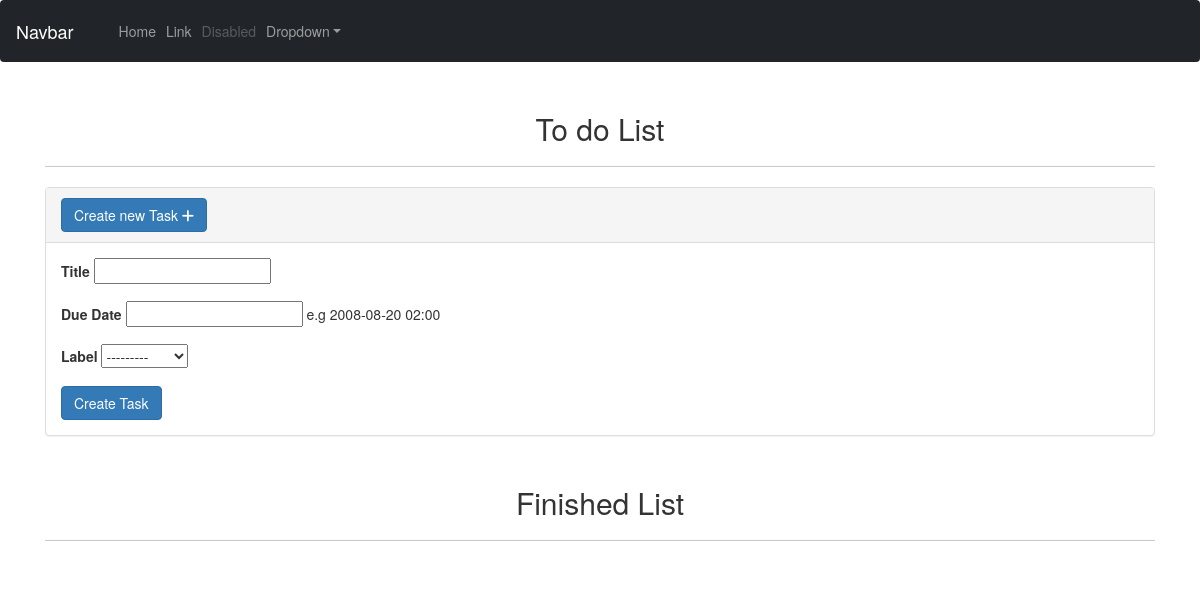
Before: / with the older database file.
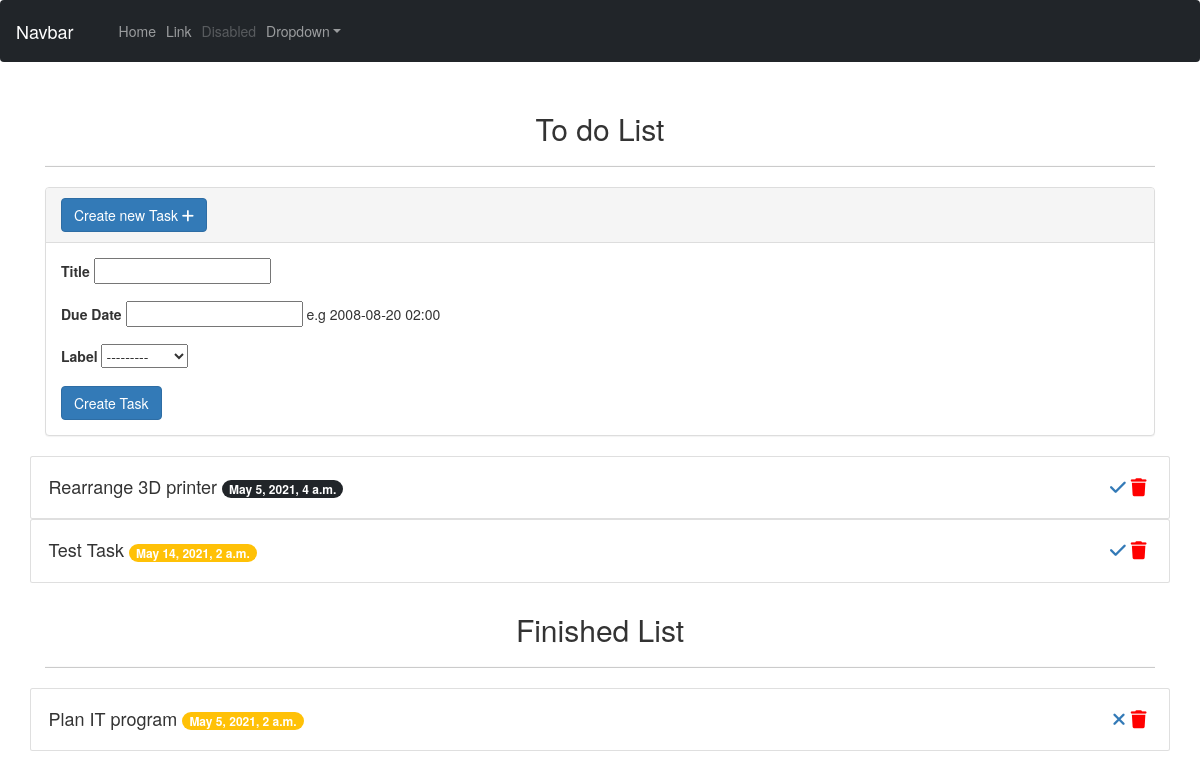
After: the same page with the newer database file.
### notes/models.py (models this page shows, shortened)
class Note(models.Model):
    LABEL_CHOICES = (
        ('P', 'primary'),
        ('SE', 'secondary'),
        ('S', 'success'),
        ('D', 'danger'),
        ('W', 'warning'),
        ('I', 'info'),
        ('L', 'light'),
        ('D', 'dark'),
    )
    title = models.CharField(max_length=100)
    due_date =  models.DateTimeField()
    label = models.CharField(choices=LABEL_CHOICES, max_length=2)
    finished = models.BooleanField(default=False)
    def get_finish_url(self):
        return reverse('finish-note-item',kwargs={'id':self.id})
    def get_delete_url(self):
        return reverse('delete-note-item',kwargs={'id':self.id})
    def get_recover_url(self):
        return reverse('recover-note-item',kwargs={'id':self.id})

### notes/views.py (the view)
# urls.py: path('',note_list_view, name = 'note-list' ),
def note_list_view(request):
    form = NoteModelForm()
    if request.method == 'POST':
        form = NoteModelForm(request.POST)
        if form.is_valid():
            form.save()
            return redirect('note-list')
    to_do_list = Note.objects.filter(finished=False)
    finished_list = Note.objects.filter(finished=True)
    context = {
        'to_do_list' : to_do_list ,
        'finished_list': finished_list,
        'form': form,
        }
    return render(request, 'note_list.html', context)

### notes/forms.py
class NoteModelForm(forms.ModelForm):
    class Meta:
        model = Note
        fields = ('title','due_date', 'label')

### notes/templates/note_list.html (shortened to what this page needs)
{% extends 'base.html' %}
{% block content %}
    <div class="text-center mt-5">
        <h2>To do List </h2>
    </div>
    <hr>
    <div class="panel-group" id="accordion">
        <div class="panel panel-default">
            <div class="panel-heading">
                <h4 class="panel-title">
                    <a data-toggle="collapse" data-parent="#accordion" href="#collapseOne" aria-expanded="false" class="btn btn-primary" style="color: white;">
                        Create new Task <i class="fas fa-plus"></i>
                    </a>
                </h4>
            </div>
            <div id="collapseOne" class="panel-collapse collapse in">
                <div class="panel-body">
                    <form method='POST'>
                        <div class="form-group">
                            <label for="id_title">Title</label>
                            {{ form.title }}
                        </div>
                        <div class="form-group">
                            <label for="id_due_date">Due Date</label>
                            {{ form.due_date }} <span>e.g 2008-08-20 02:00</span>
                        </div>
                        <div class="form-group">
                            <label for="id_label">Label</label>
                            {{ form.label }}
                        </div>
                        <button type="submit" class="btn btn-primary">Create Task</button>
                      </form>
                </div>
            </div>
        </div>
    </div>
    <div class="row">
        {% for note in to_do_list %}
            {% include 'note_snippet.html'  with note_snippet_var=note type="DELETE" %}
        {% endfor %}
    </div>
    <div class="text-center mt-5">
        <h2>Finished List </h2>
    </div>
    <hr>
    <div class="row">
        {% for note in finished_list %}
        {% include 'note_snippet.html'  with note_snippet_var=note type="ADD" %}
        {% endfor %}
    </div>
    {% endblock content %}

### notes/templates/base.html (shortened to what this page needs)
<!doctype html>
<html lang="en">
  <head>
    <link href="https://cdn.jsdelivr.net/npm/bootstrap@5.0.0-beta3/dist/css/bootstrap.min.css" rel="stylesheet">
    <link rel="stylesheet" href="http://netdna.bootstrapcdn.com/bootstrap/3.1.1/css/bootstrap.min.css">
  </head>
  <body>
    <nav class="navbar navbar-expand-md navbar-dark bg-dark">
      <a class="navbar-brand" href="#">Navbar</a>
      <div class="collapse navbar-collapse" id="navbarsExampleDefault">
        <ul class="navbar-nav mr-auto">
          <li class="nav-item active">
            <a class="nav-link" href="#">Home <span class="sr-only">(current)</span></a>
          </li>
          <li class="nav-item">
            <a class="nav-link" href="#">Link</a>
          </li>
          <li class="nav-item">
            <a class="nav-link disabled" href="#">Disabled</a>
          </li>
          <li class="nav-item dropdown">
            <a class="nav-link dropdown-toggle" href="http://example.com" id="dropdown01" data-toggle="dropdown" aria-haspopup="true" aria-expanded="false">Dropdown</a>
          </li>
        </ul>
      </div>
    </nav>
    <main role="main" class="container">
        {% block content %}
        {% endblock content %}
    </main>
  </body>
</html>

### notes/templates/note_snippet.html (shortened to what this page needs)
<div class="card">
    <div class="card-body">
        <h4>{{ note_snippet_var.title }}
            <span class="badge bg-{{ note_snippet_var.get_label_display }}">{{ note_snippet_var.due_date }}</span>
            <span class="icons" style="position: absolute; right: 5px;">
                {% if type == "DELETE" %}
                    <a href="{{ note_snippet_var.get_finish_url }}"><i class="fas fa-check"></i></a>
                {% else %}
                    <a href="{{ note_snippet_var.get_recover_url }}"><i class="fas fa-times"></i></a>
                {% endif %}
                <a href="{{ note_snippet_var.get_delete_url }}" style="color: red;"><i class="fas fa-trash"></i></a>
            </span>
        </h4>
    </div>
</div>

### notes/templates/note_snippet.html (style rules this page uses)
h4 { position: relative; }
.icons { position: absolute; right: 5px; }

Changed rows visible on the page:
added Note: title "Rearrange 3D printer", due_date "May 5, 2021, 4 a.m.", label "D" (drawn), shown under "Create new Task"
added Note: title "Test Task", due_date "May 14, 2021, 2 a.m.", shown under "Create new Task"
added Note: title "Plan IT program", due_date "May 5, 2021, 2 a.m.", shown under "Finished List"
